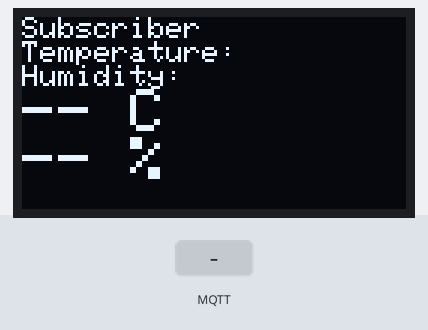
Simulated run of this program. Board: ESP32. Parts: 128×64 one-colour display. Inputs (shaded band) come from the test bench. WiFi joins after 1.5 s; servers stay silent unless stated; no MQTT or app messages arrive unless stated; what the program prints to the serial monitor is not drawn.

Above: at 2.8 s.
2.9 s: MQTT message "1" arrives on the first subscribed topic
At 3.7 s:
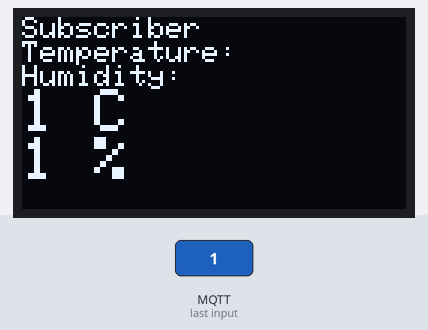
4.4 s: MQTT message "on" arrives on the first subscribed topic
At 4.9 s:
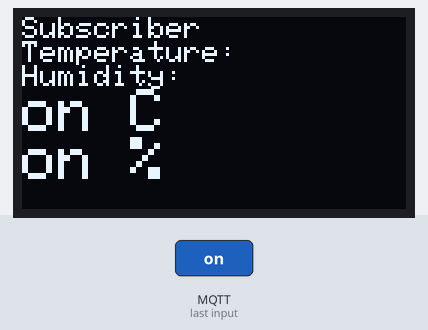
5.9 s: MQTT message "off" arrives on the first subscribed topic
At 7.2 s:
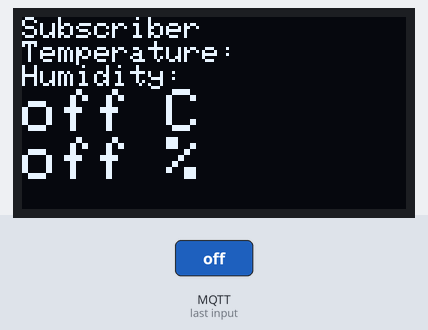
Timing chart, 0 to 8.9 s (numbered marks = the images above; inputs shaded):
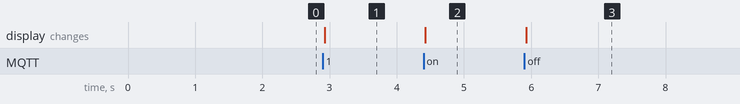

The program:

main.cpp
```cpp
/******************
 * ESP32 + MQTT Subscriber 1 + OLED
 ******************/

#include <WiFi.h>
#include <PubSubClient.h>
#include <Wire.h>
#include <Adafruit_GFX.h>
#include <Adafruit_SSD1306.h>

// ---------- WiFi ----------
char ssid[] = "Wokwi-GUEST";
char pass[] = "";

// ---------- MQTT ----------
const char* mqtt_server = "host.wokwi.internal";
const int mqtt_port = 1883;
const char* TOPIC_TEMP = "home/node-red/temp";
const char* TOPIC_HUMIDITY = "home/node-red/humidity";

// ---------- OLED ----------
#define SCREEN_WIDTH 128
#define SCREEN_HEIGHT 64
Adafruit_SSD1306 display(SCREEN_WIDTH, SCREEN_HEIGHT, &Wire, -1);

// ---------- MQTT ----------
WiFiClient espClient;
PubSubClient mqtt(espClient);

String lastTemp = "--";
String lastHumidity = "--";

void show() {
  display.clearDisplay();
  display.setTextColor(SSD1306_WHITE);
  display.setTextSize(1);
  display.setCursor(0,0);
  display.println("Subscriber");
  display.println("Temperature:");
  display.println("Humidity:");
  display.setTextSize(2);
  display.println(lastTemp + " C");
  display.setTextSize(2);
  display.println(lastHumidity + " %");
  display.display();
}

void callback(char* topic, byte* payload, unsigned int length) {
  String msg1;
  String msg2;
  for (int i = 0; i < length; i++) msg1 += (char)payload[i];
  for (int i = 0; i < length; i++) msg2 += (char)payload[i];
  lastTemp = msg1;
  lastHumidity = msg2;

  // Print to Serial Monitor
  Serial.println("---");
  Serial.print("Topic: ");
  Serial.println(topic);
  Serial.print("Received: ");
  Serial.println(msg1);
  Serial.println(msg2);
  Serial.println("---");

  show();
}

void connectWiFi() {
  WiFi.begin(ssid, pass);
  while (WiFi.status() != WL_CONNECTED) delay(500);
}

void connectMQTT() {
  while (!mqtt.connected()) {
    if (mqtt.connect("ESP32_Subscriber_1")) {   // UNIQUE ID
      mqtt.subscribe(TOPIC_TEMP);
    } else {
      delay(2000);
    }
  }
}

void setup() {
  Serial.begin(115200);
  Wire.begin(21, 22);

  display.begin(SSD1306_SWITCHCAPVCC, 0x3C);
  show();

  connectWiFi();
  mqtt.setServer(mqtt_server, mqtt_port);
  mqtt.setCallback(callback);
  connectMQTT();
}

void loop() {
  if (!mqtt.connected()) connectMQTT();
  mqtt.loop();
}
```

Measured:
- after the input at 2.9 s, the display: changes at once (image 1)
- after the input at 4.4 s, the display: changes at once (image 2)
- after the input at 5.9 s, the display: changes at once (image 3)
